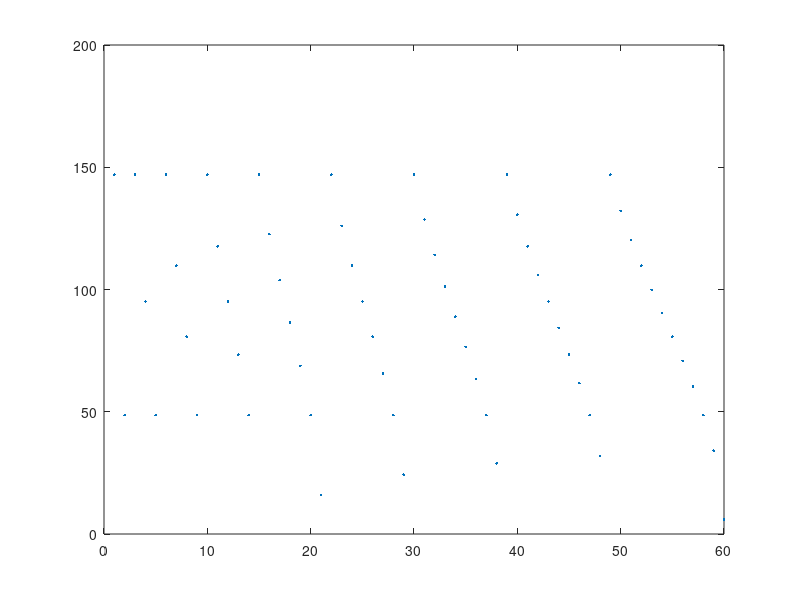

This chart was generated by the following MATLAB code:
clc;clear all
freq = 200e9; %frequency 
lambda = 3e8/freq; %wavelength
k0 = 2*pi/lambda; % free-space wavevector
h = 1e-3; % plate separation

% assuming total length is 18 mm and pixel length of .5 mm (if you change this, change also here)
Lambda = 1e-3:1e-3:9e-3; 
% this goes from minimum period 10101010, which is a period of 1mm
% to the maximum period, which is half of the slot is open 11111...0000
p = -80:1:80; %floquet mode number, we just try a lot of floquet modes until it exists.

k=1;
for i = 1:length(Lambda) 
    for j = 1:length(p)
        betaz(i,j) = (sqrt(k0^2-(pi/h)^2)+2*pi*p(j)/Lambda(i)); % calculate the dispersion constant for every possible Lambda,p combination
        neff(i,j) = betaz(i,j)/k0; % calculate the corresponding effective index
        if neff(i,j) > -1 && neff(i,j) < 1 % The mode exists (and leaks) only when it is between 0 and 1
            neff_works(k,:) = [neff(i,j) acosd(neff(i,j)) Lambda(i) p(j)];% This is the matrix of solution. 
            % 1st column is the value of neff that works
            % 2nd column is the peak angle (assuming theta=0 is parallel to the slot)
            % corresponding Lambda 
            % corresponding p
            k=k+1;
        end
    end
end
size(neff_works,1) % this number is the total number of possible angles

plot(neff_works(:,2),'.') % this plots the possible angles
